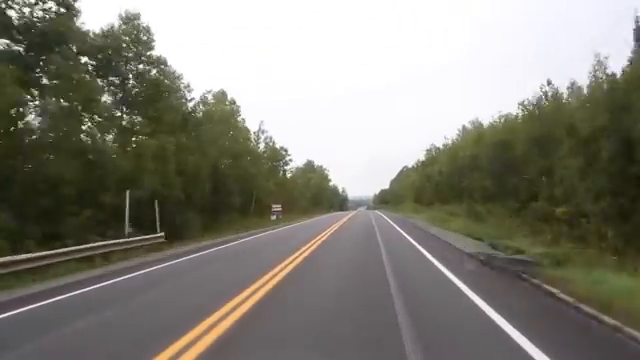
#> input picture frame 78 of assets/road.mp4, 640 x 360 px
$ python video_perspective.py
#> lines starting #> are read from the running program, lines starting #| are printed output that depends on the picture
import cv2
import numpy as np
points = []
def mouse_drawing(event, x, y, flags, _):
    if event == cv2.EVENT_LBUTTONDOWN:
        points.append((x, y))
        print(points)
# read the video
capture = cv2.VideoCapture('assets/road.mp4')
if not capture.isOpened():
    print("Cannot open video")
    exit()

while True:
    ret, frame = capture.read()
#> frame is the input picture: shape (360, 640, 3); mean B, G, R 120.3, 130.4, 132.5
    width, height = 250, 350
    pts1 = np.float32([[380, 171],[387, 173], [13, 353], [608, 353]])
    pts2 = np.float32([[0, 0], [width, 0], [0, height], [width, height]])
    # pts1 = np.float32([[5, 202],[original_w, 203],[13, original_h], [original_w, original_h]])
    # pts2 = np.float32([[0, 0], [original_w, 0], [0, original_h], [original_w, original_h]])

    matrix = cv2.getPerspectiveTransform(pts1, pts2)
    imgOutput = cv2.warpPerspective(frame, matrix, (width, height))
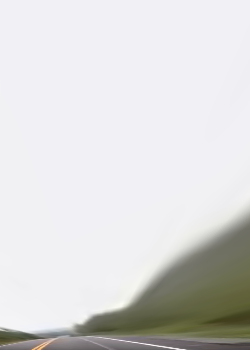
#> imgOutput: shape (350, 250, 3); mean B, G, R 217.5, 217.4, 218.3
    if ret:
        # original_h, original_w = frame.shape[:2]
        cv2.imshow('frame', imgOutput)
        cv2.setMouseCallback('frame', mouse_drawing)
        key = cv2.waitKey(10)
#> (key Esc is pressed here)
    else:
        break

capture.release()
cv2.destroyAllWindows()
print(points)

$ run again, starting later in the video
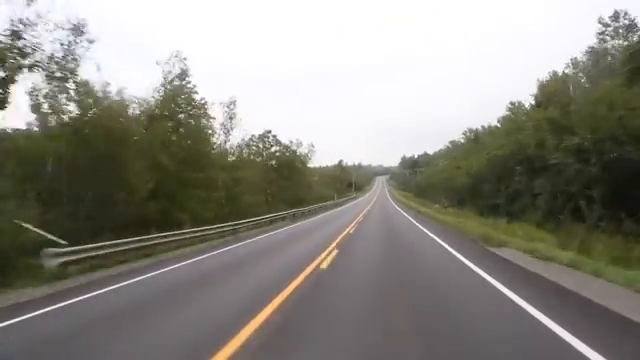
#> input picture frame 351 of assets/road.mp4, 640 x 360 px
#> frame is the input picture: shape (360, 640, 3); mean B, G, R 130.5, 138.4, 140.7
#> `imgOutput = cv2.warpPerspective(frame, matrix, (width, height))`:
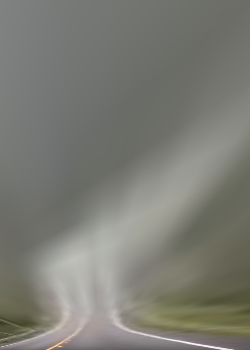
#> imgOutput: shape (350, 250, 3); mean B, G, R 116.5, 123.8, 123.3

$ run again, starting later in the video
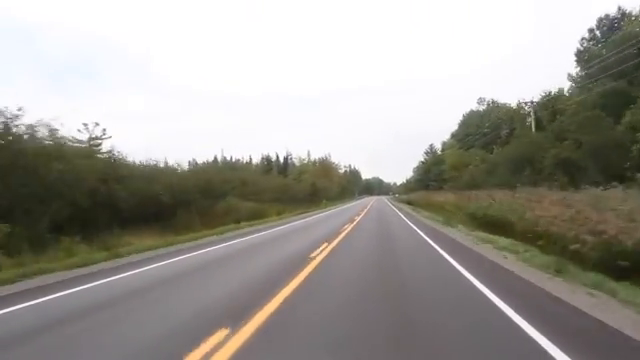
#> input picture frame 625 of assets/road.mp4, 640 x 360 px
#> frame is the input picture: shape (360, 640, 3); mean B, G, R 148.8, 155.5, 158.6
#> `imgOutput = cv2.warpPerspective(frame, matrix, (width, height))`:
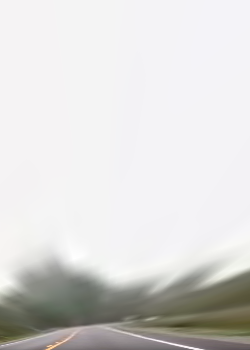
#> imgOutput: shape (350, 250, 3); mean B, G, R 216.2, 217.4, 218.4
